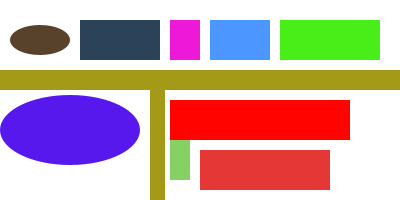
Frame 1 (no input)
Frame 60 (the mouse pressed at the canvas centre just before this capture): identical to frame 1, image omitted
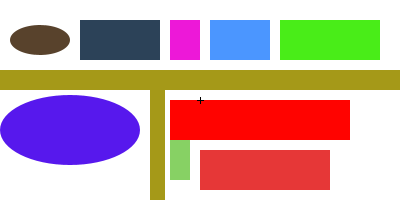
Frame 120 (the mouse held since frame 60 and released just before this capture)

The Processing sketch that drew these frames (run headless with seeded random() and noise(); from frame 60 on, the mouse is pressed at the canvas centre):

// Processing sketch: processing_3946
// ── processing_3946.pde

/** 
 * Click.  
 *  
 * Move the mouse to position the shape.  
 * Press the mouse button to invert the color.  
 */ 
 
 
void setup() { 
size(400, 200); 
noStroke(); 
 

color lawn = color(75, 150, 300); 
color redcentre = color(791, 003, 0); 
color outside = color(2000, 1000, 500); 
color webster = color(73, 237, 24); 
color cafe = color(237, 24, 216); 
color oval = color(87, 24, 237); 
color walkway = color(165, 153, 24); 
color newton = color(135, 209, 100); 
color main = color (230, 55, 55); 
color walkway2 = color(165, 153, 24);
color law = color (44, 66, 88);
color roundhouse = color (88, 66, 44);
// These statements are equivalent to the statements above. 
// Programmers may use the format they prefer. 
//color inside = #CC6600; 
//color middle = #CC9900; 
//color outside = #993300; 

fill(outside); 
rect(0, 0, 400, 200); 
fill(redcentre); 
rect(170, 100, 180, 40); 
fill(lawn); 
rect(210, 20, 60, 40);
fill(webster); 
rect(280, 20, 100, 40);  
fill(cafe); 
rect(170, 20, 30, 40); 
fill(walkway); 
rect(0, 70, 400, 20); 
fill(oval); 
ellipse(70, 130, 140, 70); 
fill(newton); 
rect(170, 140, 20, 40); 
fill (main); 
rect (200, 150, 130, 40); 
fill (walkway2); 
rect (150, 70, 15, 200);
fill (law);
rect (80, 20, 80, 40);
fill (roundhouse);
ellipse (40, 40, 60, 30);
} 
 
void draw() { 
  if(mousePressed) { 
    stroke (0); 
  } else { 
    stroke (1000); 
 
  } 
  line(mouseX-3, mouseY, mouseX+3, mouseY); 
  line(mouseX, mouseY-3, mouseX, mouseY+3);  
     
} 
